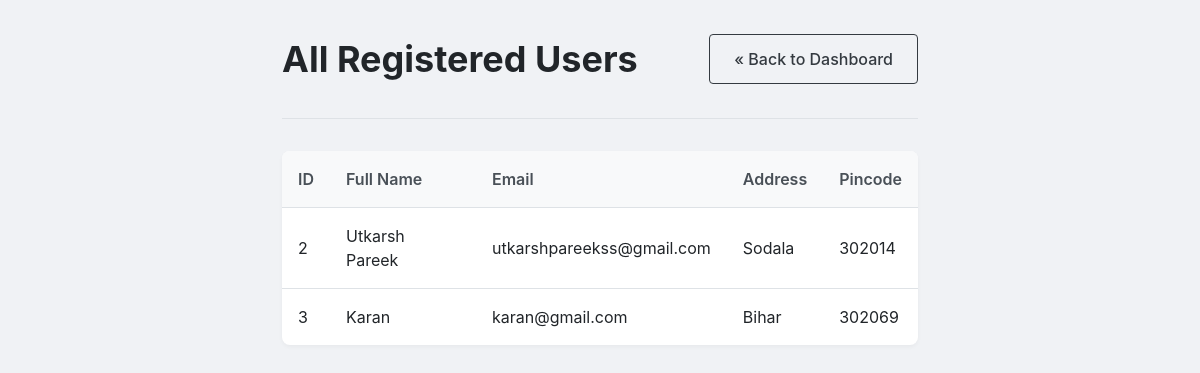
Before: /admin/users (signed in) with the older database file.
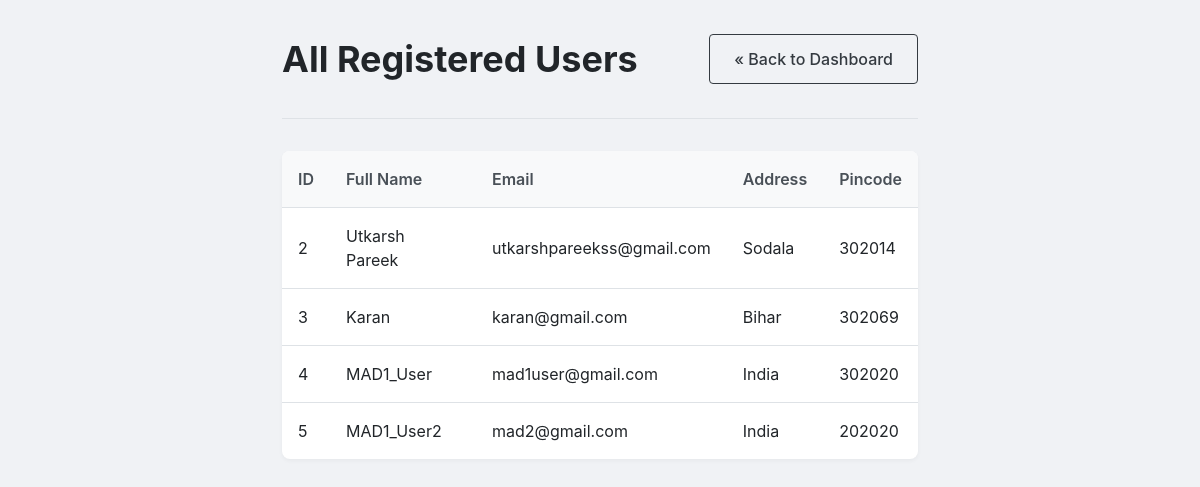
After: the same page with the newer database file.
### models/database.py (models this page shows, shortened)
class User(db.Model):
    __tablename__ = 'user'
    id = db.Column(db.Integer, primary_key=True)
    email = db.Column(db.String(120), unique=True, nullable=False)
    full_name = db.Column(db.String(50), nullable=False)
    password_hash = db.Column(db.String(128), nullable=False)
    is_admin = db.Column(db.Boolean, default=False, nullable=False)
    address = db.Column(db.String(100), nullable=False)
    pincode = db.Column(db.String(10), nullable=False)
    reservations = db.relationship('Reservation', backref='spot', lazy=True, cascade="all, delete-orphan")
    reservations = db.relationship('Reservation', backref='user', lazy=True, cascade="all, delete-orphan")

### routes/admin_routes.py (the view)
@admin_bp.route('/admin/users')
def view_users():
    if not session.get('is_admin'):
        flash('You must be an admin to view this page.', 'danger')
        return redirect(url_for('auth.login'))
    users = User.query.filter_by(is_admin=False).all()
    return render_template('admin/view_users.html', users=users)

### templates/admin/view_users.html
{% extends "layout.html" %}
{% block content %}
<div class="dashboard-container">
    <div class="dashboard-header">
        <h1>All Registered Users</h1>
        <a href="{{ url_for('admin.admin_dashboard') }}" class="btn btn-outline">&laquo; Back to Dashboard</a>
    </div>
    <hr>
    {% if users %}
    <table class="data-table">
        <thead>
            <tr>
                <th>ID</th>
                <th>Full Name</th>
                <th>Email</th>
                <th>Address</th>
                <th>Pincode</th>
            </tr>
        </thead>
        <tbody>
            {% for user in users %}
            <tr>
                <td>{{ user.id }}</td>
                <td>{{ user.full_name }}</td>
                <td>{{ user.email }}</td>
                <td>{{ user.address }}</td>
                <td>{{ user.pincode }}</td>
            </tr>
            {% endfor %}
        </tbody>
    </table>
    {% else %}
    <div class="card-placeholder">
        <p>There are no registered users yet.</p>
    </div>
    {% endif %}
</div>
{% endblock %}

Changed rows visible on the page:
added User: id "4", full_name "MAD1_User", email "mad1user@gmail.com", address "India", pincode "302020"
added User: id "5", full_name "MAD1_User2", email "mad2@gmail.com", address "India", pincode "202020"
